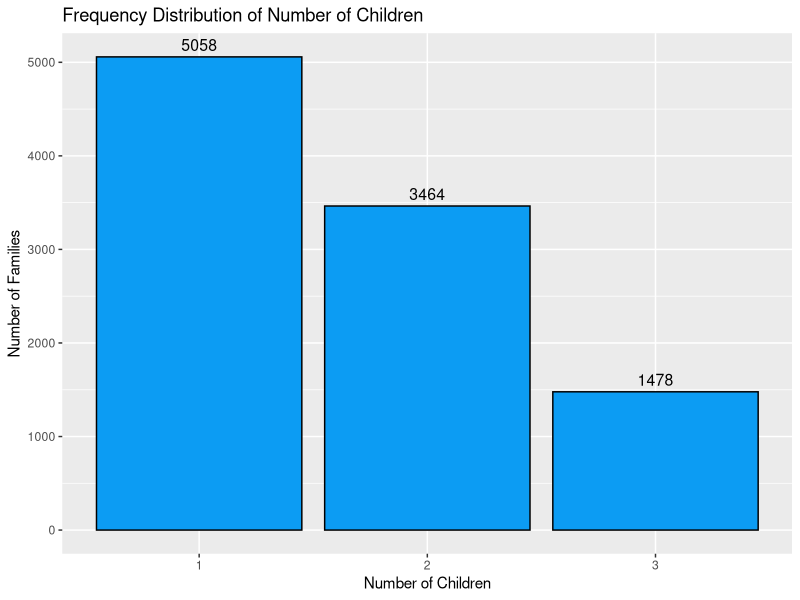
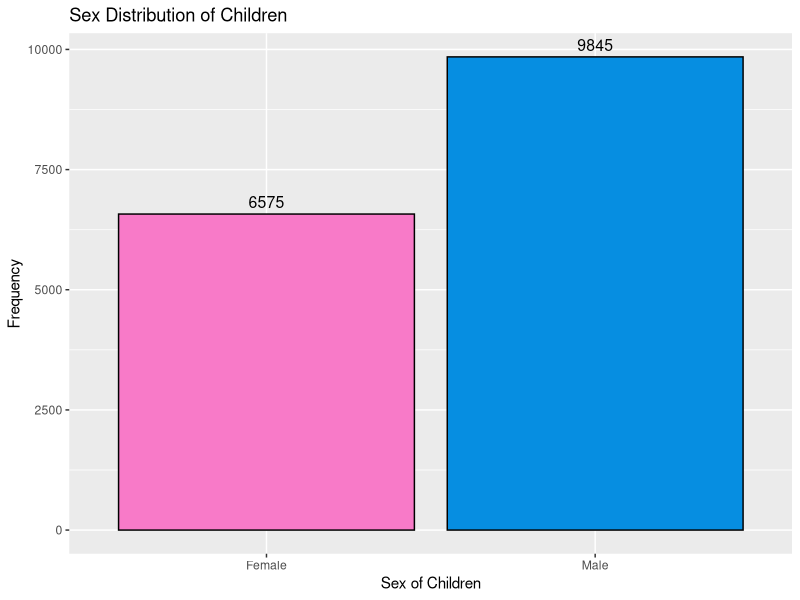

The R source for these figures, in order:
# data simulation
gender_simulator <- function(){
  
  genders <- c()
  
  probs_of_boy <- c(0.5, 0.7, 0.9)
  
  i <- 1
  
  repeat{
    
    p <- c(probs_of_boy[i], 1 - probs_of_boy[i])
    
    g <- sample(c("M", "F"), 1, prob = p)
    
    genders <- append(genders, g)
    
    if(g == "M" || i >= 3) break
    
    i <- i + 1
  }
  
  genders
  
  num <- length(genders)
  
  num_male <- length(which(genders == "M"))
  
  num_female <- length(which(genders == "F"))
  
  genders <- paste(genders, collapse = "-")
  
  l <- list(num, genders, num_male, num_female)
  
  return(l)
}

number_of_children <- c()

sex <- c()

n_male <- c()

n_female <- c()

for (i in 1:10000) {
  temp <- gender_simulator()
  
  number_of_children[i] <- temp[[1]]
  
  sex[i] <- temp[[2]]
  
  n_male[i] <- temp[[3]]
  
  n_female[i] <- temp[[4]]
  
}

dynamic_child_df <- data.frame(family_id = 1:10000,
                       num_child = number_of_children,
                       child_sex = sex,
                       num_male = n_male,
                       num_female = n_female)

View(dynamic_child_df)


# descriptive analysis

library(tidyverse)

# average number of children
mean(dynamic_child_df$num_child)

# frequency distribution of number of children

dynamic_child_df %>%
  ggplot(aes(x = as.factor(num_child))) +
  geom_bar(fill = "#0c9cf3", 
           col = "black") +
  geom_text(stat = "count",
            aes(label = after_stat(count)),
            vjust = -0.5,
            size = 4) +
  labs(x = "Number of Children",
       y = "Number of Families",
       title = "Frequency Distribution of Number of Children")

# gender distribution

total_male <- sum(dynamic_child_df$num_male)
total_female <- sum(dynamic_child_df$num_female)

sex_df <- data.frame(sex = c("Male", "Female"), 
                     count = c(total_male, total_female))

View(sex_df)

sex_df %>%
  ggplot(aes(x = as.factor(sex), y = count)) +
  geom_col(fill = c("#068ee1", "#f87ac8"),
           col = "black") +
  geom_text(aes(label = count),
            vjust = -0.5,
            size = 4) +
  labs(x = "Sex of Children", 
       y = "Frequency", 
       title = "Sex Distribution of Children")

# frequency distribution of number of children and number of male children
tab1 <- table(dynamic_child_df$num_child, dynamic_child_df$num_male)

colnames(tab1) <- c("0 Male", "1 Male")
rownames(tab1) <- c("1 Child", "2 Children", "3 Children")

tab1

# frequency distribution of number of children and number of female children

tab2 <- table(dynamic_child_df$num_child, dynamic_child_df$num_female)

colnames(tab2) <- c("0 Female", "1 Female", "2 Female", "3 Female")
rownames(tab2) <- c("1 Child", "2 Children", "3 Children")

tab2
